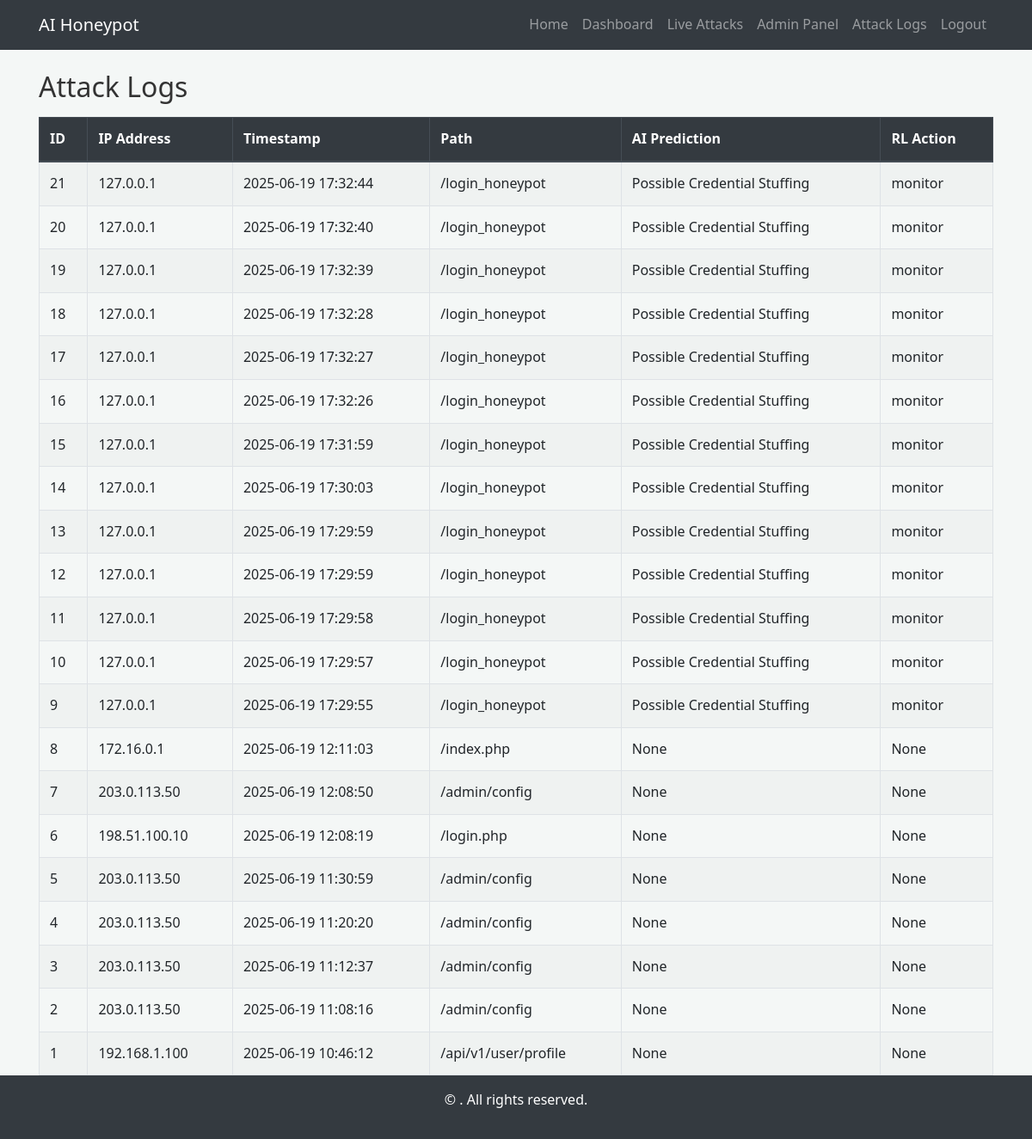
/attack_logs (signed in), run on the app's committed database.
### models.py (models this page shows, shortened)
class Attack(db.Model):
    __tablename__ = 'attacks'
    id = db.Column(db.Integer, primary_key=True)
    timestamp = db.Column(db.DateTime, default=datetime.utcnow)
    ip_address = db.Column(db.String(45), nullable=False)
    attack_vector = db.Column(db.String(255), nullable=True)
    payload = db.Column(db.Text, nullable=True)
    user_agent = db.Column(db.String(500), nullable=True)
    referer = db.Column(db.String(500), nullable=True)
    path = db.Column(db.String(500), nullable=False)
    method = db.Column(db.String(10), nullable=False)
    ai_prediction = db.Column(db.String(100), nullable=True)
    rl_action_taken = db.Column(db.String(100), nullable=True)
    headers = db.Column(JsonEncodedDict, nullable=True)
    geolocation_data = db.Column(JsonEncodedDict, nullable=True)
    ip_reputation_data = db.Column(JsonEncodedDict, nullable=True)
    attack_type = db.Column(db.String(100), nullable=True)
    latitude = db.Column(db.Float, nullable=True)
    longitude = db.Column(db.Float, nullable=True)
    country = db.Column(db.String(100), nullable=True)
    city = db.Column(db.String(100), nullable=True)

### app.py (the view)
    @app.route("/attack_logs")
    @login_required
    def attack_logs():
        attacks = db.session.execute(db.select(Attack).order_by(Attack.timestamp.desc())).scalars().all()
        return render_template('attack_logs.html', title='Attack Logs', attacks=attacks)

### models.py (called while the page is built)
    def process_result_value(self, value, dialect):
        if value is not None:
            return json.loads(value)
        return value

### templates/attack_logs.html
{% extends "base.html" %}
{% block content %}
    <h2 class="mt-4 mb-3">Attack Logs</h2>
    {% if attacks %}
        <div class="table-responsive">
            <table class="table table-striped table-bordered table-hover">
                <thead class="thead-dark">
                    <tr>
                        <th>ID</th>
                        <th>IP Address</th>
                        <th>Timestamp</th>
                        <th>Path</th>
                        <th>AI Prediction</th>
                        <th>RL Action</th>
                    </tr>
                </thead>
                <tbody>
                    {% for attack in attacks %}
                    <tr>
                        <td>{{ attack.id }}</td>
                        <td>{{ attack.ip_address }}</td>
                        <td>{{ attack.timestamp.strftime('%Y-%m-%d %H:%M:%S') }}</td>
                        <td>{{ attack.path | default('N/A') }}</td>
                        <td>{{ attack.ai_prediction | default('N/A') }}</td>
                        <td>{{ attack.rl_action_taken | default('N/A') }}</td>
                    </tr>
                    {% endfor %}
                </tbody>
            </table>
        </div>
    {% else %}
        <div class="alert alert-info">No attack logs recorded yet.</div>
    {% endif %}
{% endblock content %}

### templates/base.html (shortened to what this page needs)
<!DOCTYPE html>
<html lang="en">
<head>
    <link rel="stylesheet" href="https://stackpath.bootstrapcdn.com/bootstrap/4.5.2/css/bootstrap.min.css">
    <link rel="stylesheet" href="{{ url_for('static', filename='style.css') }}">
</head>
<body>
    <nav class="navbar navbar-expand-lg navbar-dark bg-dark">
        <div class="container">
            <a class="navbar-brand" href="{{ url_for('welcome') }}">AI Honeypot</a>
            <div class="collapse navbar-collapse" id="navbarNav">
                <ul class="navbar-nav ml-auto">
                {% if current_user.is_authenticated %}
                    <li class="nav-item">
                        <a class="nav-link" href="{{ url_for('welcome') }}">Home</a>
                    </li>
                    <li class="nav-item">
                        <a class="nav-link" href="{{ url_for('admin_dashboard') }}">Dashboard</a>
                    </li>
                    <li class="nav-item">
                        <a class="nav-link" href="{{ url_for('live_attacks_dashboard') }}">Live Attacks</a>
                    </li>
                    {% if current_user.is_admin %}
                        <li class="nav-item">
                            <a class="nav-link" href="{{ url_for('admin_dashboard') }}">Admin Panel</a>
                        </li>
                        <li class="nav-item">
                            <a class="nav-link" href="{{ url_for('attack_logs') }}">Attack Logs</a>
                        </li>
                    {% endif %}
                    <li class="nav-item">
                        <a class="nav-link" href="{{ url_for('logout') }}">Logout</a>
                    </li>
                {% endif %}
                </ul>
            </div>
        </div>
    </nav>
    <main class="flex-grow-1">
        <div class="container">
            {% block content %}{% endblock %}
        </div>
    </main>
    <footer class="footer bg-dark text-white py-3">
        <div class="container text-center">
            <p>&copy; {{ current_year }} {{ my_app_name }}. All rights reserved.</p>
        </div>
    </footer>
</body>
</html>

### static/style.css (style rules this page uses)
body { font-family: 'Segoe UI', 'Roboto', 'Helvetica Neue', Arial, sans-serif; margin: 0; padding: 0; background-color: #f4f7f6; color: #333; line-height: 1.6; display: flex; flex-direction: column; min-height: 100vh; }
main { flex-grow: 1; }
.table-responsive { margin-top: 15px; }
.table { width: 100%; margin-bottom: 0; border-collapse: collapse; }
.table th, .table td { padding: 12px; vertical-align: top; border-top: 1px solid #dee2e6; }
.table thead th { vertical-align: bottom; border-bottom: 2px solid #dee2e6; background-color: #f2f2f2; color: #555; }
.table-striped tbody tr:nth-of-type(odd) { background-color: rgba(0, 0, 0, 0.02); }

### data on the page
Attack: id "21", ip_address "127.0.0.1", timestamp "2025-06-19 17:32:44", path "/login_honeypot", ai_prediction "Possible Credential Stuffing", rl_action_taken "monitor"
Attack: id "20", ip_address "127.0.0.1", timestamp "2025-06-19 17:32:40", path "/login_honeypot", ai_prediction "Possible Credential Stuffing", rl_action_taken "monitor"
Attack: id "19", ip_address "127.0.0.1", timestamp "2025-06-19 17:32:39", path "/login_honeypot", ai_prediction "Possible Credential Stuffing", rl_action_taken "monitor"
Attack: id "18", ip_address "127.0.0.1", timestamp "2025-06-19 17:32:28", path "/login_honeypot", ai_prediction "Possible Credential Stuffing", rl_action_taken "monitor"
Attack: id "17", ip_address "127.0.0.1", timestamp "2025-06-19 17:32:27", path "/login_honeypot", ai_prediction "Possible Credential Stuffing", rl_action_taken "monitor"
Attack: id "16", ip_address "127.0.0.1", timestamp "2025-06-19 17:32:26", path "/login_honeypot", ai_prediction "Possible Credential Stuffing", rl_action_taken "monitor"
Attack: id "15", ip_address "127.0.0.1", timestamp "2025-06-19 17:31:59", path "/login_honeypot", ai_prediction "Possible Credential Stuffing", rl_action_taken "monitor"
Attack: id "14", ip_address "127.0.0.1", timestamp "2025-06-19 17:30:03", path "/login_honeypot", ai_prediction "Possible Credential Stuffing", rl_action_taken "monitor"
Attack: id "13", ip_address "127.0.0.1", timestamp "2025-06-19 17:29:59", path "/login_honeypot", ai_prediction "Possible Credential Stuffing", rl_action_taken "monitor"
Attack: id "12", ip_address "127.0.0.1", timestamp "2025-06-19 17:29:59", path "/login_honeypot", ai_prediction "Possible Credential Stuffing", rl_action_taken "monitor"
Attack: id "11", ip_address "127.0.0.1", timestamp "2025-06-19 17:29:58", path "/login_honeypot", ai_prediction "Possible Credential Stuffing", rl_action_taken "monitor"
Attack: id "10", ip_address "127.0.0.1", timestamp "2025-06-19 17:29:57", path "/login_honeypot", ai_prediction "Possible Credential Stuffing", rl_action_taken "monitor"
Attack: id "9", ip_address "127.0.0.1", timestamp "2025-06-19 17:29:55", path "/login_honeypot", ai_prediction "Possible Credential Stuffing", rl_action_taken "monitor"
Attack: id "8", ip_address "172.16.0.1", timestamp "2025-06-19 12:11:03", path "/index.php", ai_prediction "None", rl_action_taken "None"
Attack: id "7", ip_address "203.0.113.50", timestamp "2025-06-19 12:08:50", path "/admin/config", ai_prediction "None", rl_action_taken "None"
Attack: id "6", ip_address "198.51.100.10", timestamp "2025-06-19 12:08:19", path "/login.php", ai_prediction "None", rl_action_taken "None"
Attack: id "5", ip_address "203.0.113.50", timestamp "2025-06-19 11:30:59", path "/admin/config", ai_prediction "None", rl_action_taken "None"
Attack: id "4", ip_address "203.0.113.50", timestamp "2025-06-19 11:20:20", path "/admin/config", ai_prediction "None", rl_action_taken "None"
Attack: id "3", ip_address "203.0.113.50", timestamp "2025-06-19 11:12:37", path "/admin/config", ai_prediction "None", rl_action_taken "None"
Attack: id "2", ip_address "203.0.113.50", timestamp "2025-06-19 11:08:16", path "/admin/config", ai_prediction "None", rl_action_taken "None"
Attack: id "1", ip_address "192.168.1.100", timestamp "2025-06-19 10:46:12", path "/api/v1/user/profile", ai_prediction "None", rl_action_taken "None"
